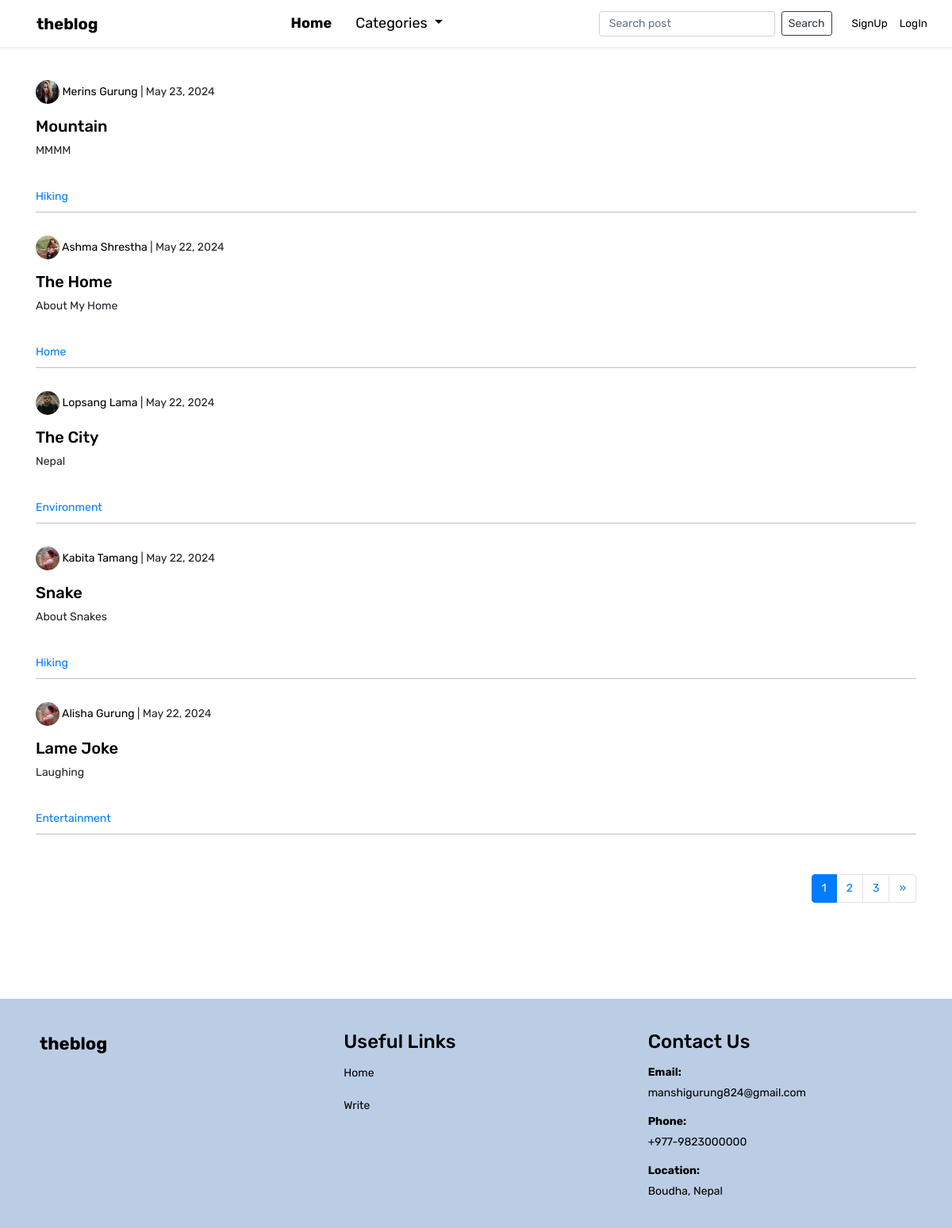
The page / on the database its author committed.
### theblog/models.py (models this page shows, shortened)
class Post(models.Model):
	title = models.CharField(max_length=255)
	title_tag = models.CharField(max_length=255, default='Blog', blank=True)
	author = models.ForeignKey(User, on_delete=models.CASCADE)
	body = RichTextField(blank=True, null=True)
	post_date = models.DateField(auto_now_add=True)
	category = models.CharField(max_length=255, default='coding')
	snippet = models.CharField(max_length=255)
	likes = models.ManyToManyField(User, related_name='blog_posts')

class Profile(models.Model):
	user = models.OneToOneField(User, null=True, on_delete=models.CASCADE)
	bio = models.TextField()
	profile_pic = models.ImageField(null=True, blank=True, upload_to="images/profile/")
	website_url = models.CharField(max_length=255, null=True, blank=True)
	facebook_url = models.CharField(max_length=255, null=True, blank=True)
	twitter_url = models.CharField(max_length=255, null=True, blank=True)
	instagram_url = models.CharField(max_length=255, null=True, blank=True)
	pinterest_url = models.CharField(max_length=255, null=True, blank=True)

### theblog/views.py (the view)
# urls.py: path('', HomeView.as_view(), name="home"),
class HomeView(CatMenuMixin, ListView):
	model = Post
	template_name = 'home.html'
	ordering = ['-post_date']
	paginate_by = 5  # Number of posts per page
	def dispatch(self, request, *args, **kwargs):
		if request.user.is_superuser:
			return admin_approval(request)
		else:
			return super().dispatch(request, *args, **kwargs)

### theblog/models.py (called while the page is built)
	def __str__(self):
		return self.name

### theblog/views.py (called while the page is built)
	def get_context_data(self, *args, **kwargs):
		cat_menu = Category.objects.all()
		context = super().get_context_data(*args, **kwargs)
		context["cat_menu"] = cat_menu
		return context

### theblog/templates/home.html (shortened to what this page needs)
{% extends 'base.html' %}
{% load static %}
{% block content %}
    <br>
    {% for post in object_list %}
        <p><a href="{% url 'show_profile_page' post.author.profile.id %}" class="post-link">
            {% if post.author.profile.profile_pic %}
                <img src="{{ post.author.profile.profile_pic.url }}" class="rounded-circle" height=30 width=30>
            {% else %}
                <img src="{% static 'theblog/images/default_profile_pic.png' %}" class="rounded-circle" height=30 width=30>
            {% endif %}
            {{ post.author.first_name }} {{ post.author.last_name }}</a> | {{ post.post_date }}
        </p>
        <h5><a href="{% url 'article-detail' post.pk %}" class="post-link">{{ post.title }}</a></h5>
        <p>{{ post.snippet }}</p>
        <br>
        <a href="{% url 'category' post.category %}">{{ post.category }}</a>
        <hr class="my-2 light">
        <br>
    {% endfor %}
    <br>
    <nav aria-label="Page navigation">
        <ul class="pagination justify-content-end">
            {% for num in page_obj.paginator.page_range %}
                {% if page_obj.number == num %}
                    <li class="page-item active"><a class="page-link" href="#">{{ num }}</a></li>
                {% elif num > page_obj.number|add:'-3' and num < page_obj.number|add:'3' %}
                    <li class="page-item"><a class="page-link" href="?page={{ num }}">{{ num }}</a></li>
                {% endif %}
            {% endfor %}
            {% if page_obj.has_next %}
                <li class="page-item">
                    <a class="page-link" href="?page={{ page_obj.next_page_number }}" aria-label="Next">
                        <span aria-hidden="true">&raquo;</span>
                    </a>
                </li>
            {% endif %}
        </ul>
    </nav>
{% endblock %}

### theblog/templates/base.html (style rules this page uses)
hr.light { border-top: 1px solid #ccc; }
:root { --bs-primary: black; --bs-orange: #525252; }
body { font-family: "Rubik", sans-serif; font-optical-sizing: auto; font-size: 14px; background: white; font-weight: 400px; font-style: normal; }
.post-link { text-decoration: none; color: black; }

### rows shown on the page
Post: author.profile.profile_pic (picture), author.first_name "Merins", author.last_name "Gurung", post_date "May 23, 2024", title "Mountain", snippet "MMMM", category "Hiking"
Post: author.profile.profile_pic (picture), author.first_name "Ashma", author.last_name "Shrestha", post_date "May 22, 2024", title "The Home", snippet "About My Home", category "Home"
Post: author.profile.profile_pic (picture), author.first_name "Lopsang", author.last_name "Lama", post_date "May 22, 2024", title "The City", snippet "Nepal", category "Environment"
Post: author.profile.profile_pic (picture), author.first_name "Kabita", author.last_name "Tamang", post_date "May 22, 2024", title "Snake", snippet "About Snakes", category "Hiking"
Post: author.profile.profile_pic (picture), author.first_name "Alisha", author.last_name "Gurung", post_date "May 22, 2024", title "Lame Joke", snippet "Laughing", category "Entertainment"

### other values the page prints
{{ num }} "1"
{{ num }} "2" "3"
